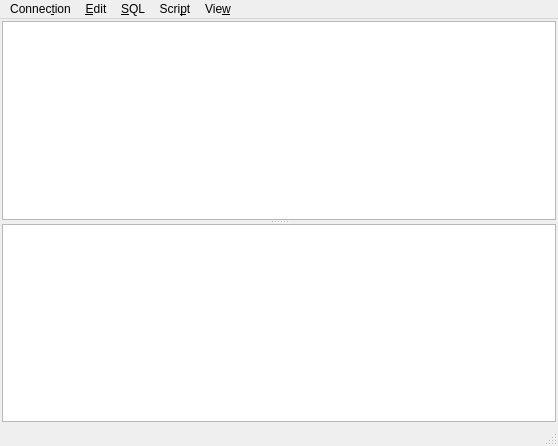
<?xml version="1.0" encoding="UTF-8"?>
<ui version="4.0">
 <class>AppWindow</class>
 <widget class="QMainWindow" name="AppWindow">
  <property name="geometry">
   <rect>
    <x>0</x>
    <y>0</y>
    <width>558</width>
    <height>446</height>
   </rect>
  </property>
  <property name="windowTitle">
   <string>Syleqt</string>
  </property>
  <widget class="QWidget" name="centralwidget">
   <layout class="QVBoxLayout" name="verticalLayout_2">
    <property name="margin">
     <number>2</number>
    </property>
    <item>
     <widget class="QSplitter" name="splitter">
      <property name="sizePolicy">
       <sizepolicy hsizetype="Preferred" vsizetype="Expanding">
        <horstretch>3</horstretch>
        <verstretch>0</verstretch>
       </sizepolicy>
      </property>
      <property name="orientation">
       <enum>Qt::Vertical</enum>
      </property>
      <widget class="QTableView" name="resultView">
       <property name="sizePolicy">
        <sizepolicy hsizetype="Expanding" vsizetype="Expanding">
         <horstretch>1</horstretch>
         <verstretch>0</verstretch>
        </sizepolicy>
       </property>
       <property name="editTriggers">
        <set>QAbstractItemView::NoEditTriggers</set>
       </property>
       <property name="alternatingRowColors">
        <bool>true</bool>
       </property>
       <property name="horizontalScrollMode">
        <enum>QAbstractItemView::ScrollPerPixel</enum>
       </property>
      </widget>
      <widget class="QPlainTextEdit" name="entryBox">
       <property name="sizePolicy">
        <sizepolicy hsizetype="Expanding" vsizetype="Expanding">
         <horstretch>1</horstretch>
         <verstretch>0</verstretch>
        </sizepolicy>
       </property>
       <property name="font">
        <font>
         <family>Andale Mono</family>
        </font>
       </property>
      </widget>
     </widget>
    </item>
   </layout>
  </widget>
  <widget class="QMenuBar" name="menubar">
   <property name="geometry">
    <rect>
     <x>0</x>
     <y>0</y>
     <width>558</width>
     <height>23</height>
    </rect>
   </property>
   <widget class="QMenu" name="menu_File">
    <property name="title">
     <string>Connec&amp;tion</string>
    </property>
    <addaction name="action_Clone"/>
    <addaction name="action_Open"/>
    <addaction name="separator"/>
    <addaction name="action_Quit"/>
    <addaction name="action_Reconnect"/>
   </widget>
   <widget class="QMenu" name="menu_SQL">
    <property name="title">
     <string>&amp;SQL</string>
    </property>
    <addaction name="action_Execute"/>
    <addaction name="separator"/>
    <addaction name="action_PreviousQuery"/>
    <addaction name="action_NextQuery"/>
    <addaction name="action_NextResultset"/>
    <addaction name="separator"/>
    <addaction name="action_InteractiveMode"/>
   </widget>
   <widget class="QMenu" name="menu_Python">
    <property name="title">
     <string>Scri&amp;pt</string>
    </property>
    <addaction name="action_PyExecute"/>
   </widget>
   <widget class="QMenu" name="menu_Edit">
    <property name="title">
     <string>&amp;Edit</string>
    </property>
    <addaction name="action_Cut"/>
    <addaction name="action_Copy"/>
    <addaction name="action_Paste"/>
    <addaction name="separator"/>
    <addaction name="action_FocusResults"/>
    <addaction name="action_FocusEntry"/>
   </widget>
   <widget class="QMenu" name="menuView">
    <property name="title">
     <string>Vie&amp;w</string>
    </property>
    <addaction name="action_Panel"/>
   </widget>
   <addaction name="menu_File"/>
   <addaction name="menu_Edit"/>
   <addaction name="menu_SQL"/>
   <addaction name="menu_Python"/>
   <addaction name="menuView"/>
  </widget>
  <widget class="QStatusBar" name="statusbar"/>
  <action name="action_Quit">
   <property name="text">
    <string>&amp;Quit</string>
   </property>
   <property name="shortcut">
    <string>Ctrl+Q</string>
   </property>
  </action>
  <action name="action_Execute">
   <property name="text">
    <string>&amp;Execute</string>
   </property>
   <property name="shortcut">
    <string>Ctrl+Return</string>
   </property>
  </action>
  <action name="action_PyExecute">
   <property name="text">
    <string>&amp;Run</string>
   </property>
   <property name="shortcut">
    <string>Ctrl+Shift+Return</string>
   </property>
  </action>
  <action name="action_Clone">
   <property name="text">
    <string>Clo&amp;ne</string>
   </property>
   <property name="shortcut">
    <string>Alt+N</string>
   </property>
  </action>
  <action name="action_InteractiveMode">
   <property name="checkable">
    <bool>true</bool>
   </property>
   <property name="text">
    <string>&amp;Interactive Mode</string>
   </property>
   <property name="shortcut">
    <string>Alt+I</string>
   </property>
  </action>
  <action name="action_PreviousQuery">
   <property name="text">
    <string>&amp;Previous Query</string>
   </property>
   <property name="shortcut">
    <string>Ctrl+Up</string>
   </property>
  </action>
  <action name="action_NextQuery">
   <property name="text">
    <string>&amp;Next Query</string>
   </property>
   <property name="shortcut">
    <string>Ctrl+Down</string>
   </property>
  </action>
  <action name="action_NextResultset">
   <property name="text">
    <string>Next Resultset</string>
   </property>
   <property name="shortcut">
    <string>Alt+Return</string>
   </property>
  </action>
  <action name="action_Open">
   <property name="text">
    <string>&amp;Open...</string>
   </property>
   <property name="shortcut">
    <string>Alt+O</string>
   </property>
  </action>
  <action name="action_Copy">
   <property name="text">
    <string>&amp;Copy</string>
   </property>
   <property name="shortcut">
    <string>Alt+C</string>
   </property>
  </action>
  <action name="action_Cut">
   <property name="text">
    <string>Cu&amp;t</string>
   </property>
   <property name="shortcut">
    <string>Alt+X</string>
   </property>
  </action>
  <action name="action_Paste">
   <property name="text">
    <string>&amp;Paste</string>
   </property>
   <property name="shortcut">
    <string>Alt+V</string>
   </property>
  </action>
  <action name="action_Panel">
   <property name="checkable">
    <bool>true</bool>
   </property>
   <property name="text">
    <string>&amp;Panel</string>
   </property>
   <property name="shortcut">
    <string>F4</string>
   </property>
  </action>
  <action name="action_Reconnect">
   <property name="text">
    <string>&amp;Reconnect</string>
   </property>
   <property name="shortcut">
    <string>Alt+R</string>
   </property>
  </action>
  <action name="action_FocusResults">
   <property name="text">
    <string>Focus Results</string>
   </property>
   <property name="shortcut">
    <string>Ctrl+PgUp</string>
   </property>
  </action>
  <action name="action_FocusEntry">
   <property name="text">
    <string>Focus Entry</string>
   </property>
   <property name="shortcut">
    <string>Ctrl+PgDown</string>
   </property>
  </action>
 </widget>
 <resources/>
 <connections>
  <connection>
   <sender>action_FocusEntry</sender>
   <signal>activated()</signal>
   <receiver>entryBox</receiver>
   <slot>setFocus()</slot>
   <hints>
    <hint type="sourcelabel">
     <x>-1</x>
     <y>-1</y>
    </hint>
    <hint type="destinationlabel">
     <x>278</x>
     <y>324</y>
    </hint>
   </hints>
  </connection>
  <connection>
   <sender>action_FocusResults</sender>
   <signal>activated()</signal>
   <receiver>resultView</receiver>
   <slot>setFocus()</slot>
   <hints>
    <hint type="sourcelabel">
     <x>-1</x>
     <y>-1</y>
    </hint>
    <hint type="destinationlabel">
     <x>278</x>
     <y>122</y>
    </hint>
   </hints>
  </connection>
  <connection>
   <sender>action_Quit</sender>
   <signal>activated()</signal>
   <receiver>AppWindow</receiver>
   <slot>close()</slot>
   <hints>
    <hint type="sourcelabel">
     <x>-1</x>
     <y>-1</y>
    </hint>
    <hint type="destinationlabel">
     <x>278</x>
     <y>222</y>
    </hint>
   </hints>
  </connection>
 </connections>
</ui>
